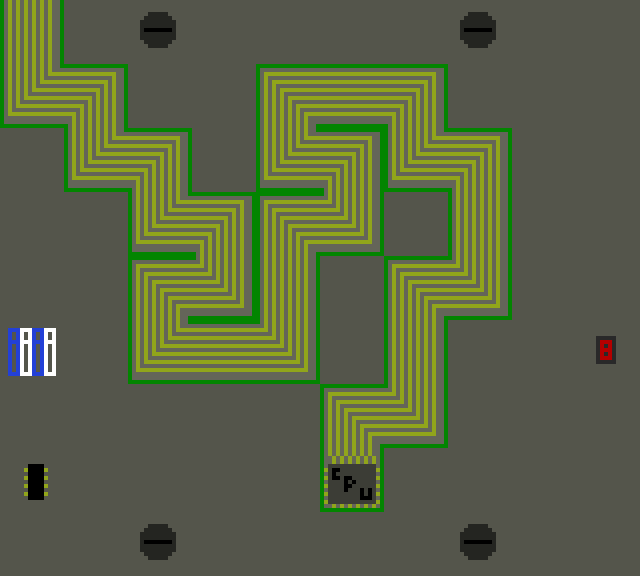

A 2D game scene composited from a Tiled map and its tileset images. What follows is a short description and the map's XML, with each tile layer's data collapsed to a summary:
An orthogonal 10x9 tile map with 64x64 px tiles, 1 tile layer (Tile Layer 1).

<map version="1.0" orientation="orthogonal" renderorder="right-down" width="10" height="9" tilewidth="64" tileheight="64">
 <tileset firstgid="1" name="TowerDefense v5" tilewidth="64" tileheight="64">
  <image source="team/images/TowerDefense v5.png" width="1472" height="64" />
 </tileset>
 <layer name="Tile Layer 1" width="10" height="9">
  <data>[90 cells, 90 non-empty, 12 distinct tile ids]</data>
 </layer>
</map>
